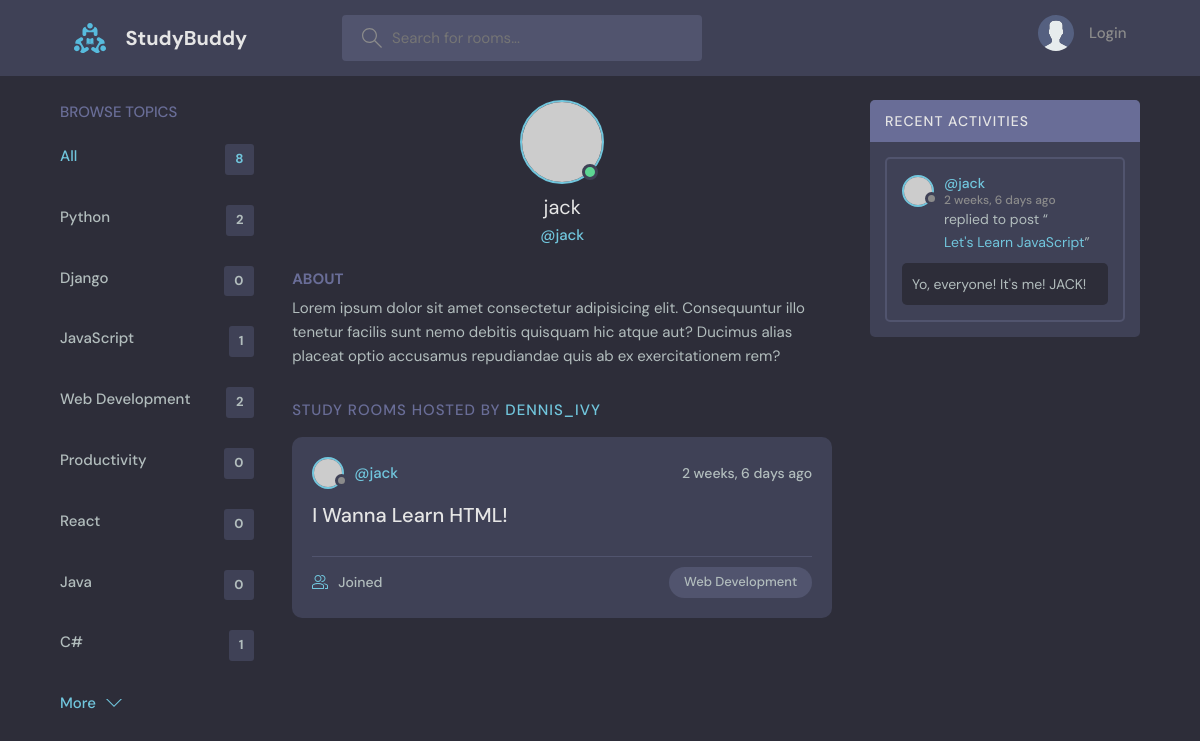
The app's page /profile/2/ with its own data.
### base/models.py (models this page shows, shortened)
class Topic(models.Model):
    name: str = models.CharField(max_length=200)

class Room(models.Model):
    host = models.ForeignKey(User, on_delete=models.SET_NULL, null=True)
    topic = models.ForeignKey(Topic, on_delete=models.SET_NULL, null=True)
    name: str = models.CharField(max_length=200)
    description = models.TextField(null=True, blank=True)
    participant = models.ManyToManyField(User, related_name="participant", blank=True)
    updated = models.DateTimeField(auto_now=True)
    created = models.DateTimeField(auto_now_add=True)
    class Meta:
        ordering = ['-updated', '-created']
    def __str__(self):
        return self.name

class Message(models.Model):
    user = models.ForeignKey(User, on_delete=models.CASCADE)
    room = models.ForeignKey(Room, on_delete=models.CASCADE)
    body: str = models.TextField()
    updated = models.DateTimeField(auto_now=True)
    created = models.DateTimeField(auto_now_add=True)
    class Meta:
        ordering = ['-updated', '-created']

### base/views.py (the view)
# urls.py: path("profile/<str:pk>/", views.userProfile, name="user-profile"),
def userProfile(request, pk):
    user = User.objects.get(id=pk)
    rooms = user.room_set.all()
    room_message = user.message_set.all()
    topics = Topic.objects.all()
    context = {'user': user,
               'rooms': rooms,
               'room_message': room_message,
               'topics': topics}
    return render(request, 'base/profile.html', context)

### base/templates/base/profile.html (shortened to what this page needs)
{% extends 'main.html' %}
{% block content %}
    <main class="profile-page layout layout--3">
        <div class="container">
            {% include 'base/topics_components.html' %}
            <div class="roomList">
                <div class="profile">
                    <div class="profile__avatar">
                        <div class="avatar avatar--large active">
                            <img src="https://randomuser.me/api/portraits/men/11.jpg"/>
                        </div>
                    </div>
                    <div class="profile__info">
                        <h3>{{ user.username }}</h3>
                        <p>@{{ user.username }}</p>
                    </div>
                    <div class="profile__about">
                        <h3>About</h3>
                        <p>
                            Lorem ipsum dolor sit amet consectetur adipisicing elit. Consequuntur illo tenetur
                            facilis sunt nemo debitis quisquam hic atque aut? Ducimus alias placeat optio
                            accusamus repudiandae quis ab ex exercitationem rem?
                        </p>
                    </div>
                </div>
                <div class="roomList__header">
                    <div>
                        <h2>Study Rooms Hosted by <a>dennis_ivy</a>
                        </h2>
                    </div>
                </div>
                {% include 'base/feed_component.html' %}
            </div>
            {% include 'base/activity_component.html' %}
        </div>
    </main>
{% endblock content %}

### base/templates/base/topics_components.html
<div class="topics">
    <div class="topics__header">
        <h2>Browse Topics</h2>
    </div>
    <ul class="topics__list">
        <li>
            <a href="{% url 'home' %}" class="active">All <span>{{ topics.count }}</span></a>
        </li>
        {% for topic in topics %}
            <li>
                <a href="{% url 'home' %}?q={{ topic.name }}">{{ topic.name }}
                    <span>{{ topic.room_set.all.count }}</span></a>
            </li>
        {% endfor %}
    </ul>
    <a class="btn btn--link" href="topics.html">
        More
        <svg version="1.1" xmlns="http://www.w3.org/2000/svg" width="32" height="32" viewBox="0 0 32 32">
            <title>chevron-down</title>
            <path d="M16 21l-13-13h-3l16 16 16-16h-3l-13 13z"></path>
        </svg>
    </a>
</div>

### base/templates/base/feed_component.html (shortened to what this page needs)
{% for room in rooms %}
    <div class="roomListRoom">
        <div class="roomListRoom__header">
            <a href="{% url 'user-profile' room.host.id %}" class="roomListRoom__author">
                <div class="avatar avatar--small">
                    <img src="https://randomuser.me/api/portraits/women/11.jpg"/>
                </div>
                <span>@{{ room.host.username }}</span>
            </a>
            <div class="roomListRoom__actions">
                <span>{{ room.created|timesince }} ago</span>
            </div>
        </div>
        <div class="roomListRoom__content">
            <a href="{% url 'room' room.id %}">{{ room.name }}</a>
        </div>
        <div class="roomListRoom__meta">
            <a href="{% url 'room' room.id %}" class="roomListRoom__joined">
                {{ room.participants.all.count }} Joined
            </a>
            <p class="roomListRoom__topic">{{ room.topic.name }}</p>
        </div>
    </div>
{% endfor %}

### base/templates/base/activity_component.html (shortened to what this page needs)
<div class="activities">
    <div class="activities__header">
        <h2>Recent Activities</h2>
    </div>
    {% for message in room_message %}
        <div class="activities__box">
            <div class="activities__boxHeader roomListRoom__header">
                <a href="{% url 'user-profile' message.user.id %}" class="roomListRoom__author">
                    <div class="avatar avatar--small">
                        <img src="https://randomuser.me/api/portraits/women/11.jpg"/>
                    </div>
                    <p>
                        @{{ message.user }}
                        <span>{{ message.created|timesince }} ago</span>
                    </p>
                </a>
            </div>
            <div class="activities__boxContent">
                <p>replied to post “<a href="{% url 'room' message.room.id %}">{{ message.room }}</a>”</p>
                <div class="activities__boxRoomContent">
                    {{ message.body }}
                </div>
            </div>
        </div>
    {% endfor %}
</div>

### records on screen
Topic: name "Python", room_set.all.count "2"
Topic: name "Django", room_set.all.count "0"
Topic: name "JavaScript", room_set.all.count "1"
Topic: name "Web Development", room_set.all.count "2"
Topic: name "Productivity", room_set.all.count "0"
Topic: name "React", room_set.all.count "0"
Topic: name "Java", room_set.all.count "0"
Topic: name "C#", room_set.all.count "1"
Room: host.username "jack", created "2 weeks, 6 days", name "I Wanna Learn HTML!", topic.name "Web Development"
Message: user "jack", created "2 weeks, 6 days", room "Let's Learn JavaScript", body "Yo, everyone! It's me! JACK!"

### other values on screen
{{ topics.count }} "8"
{{ user.username }} "jack"
